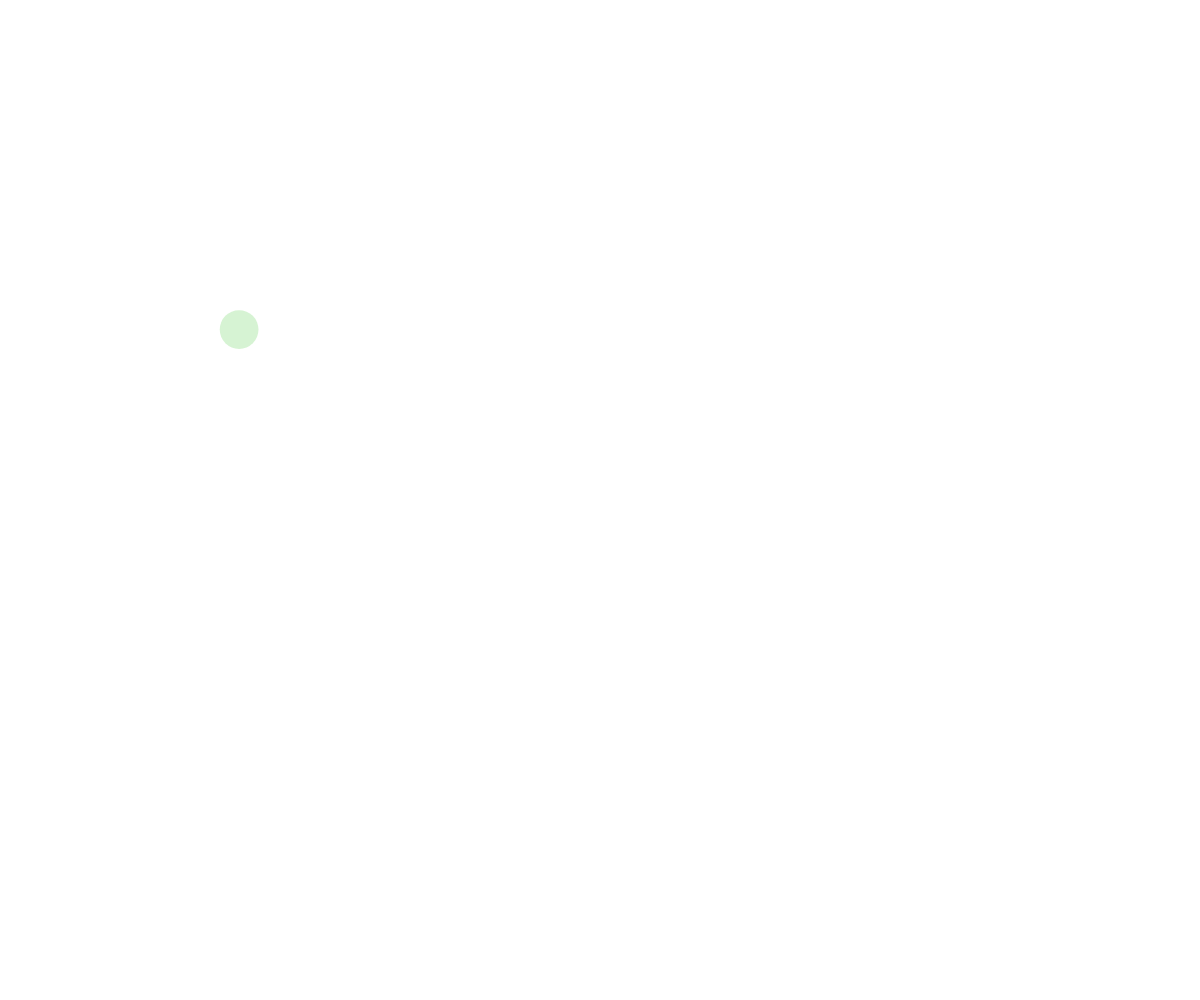
Frame 1 (no input)
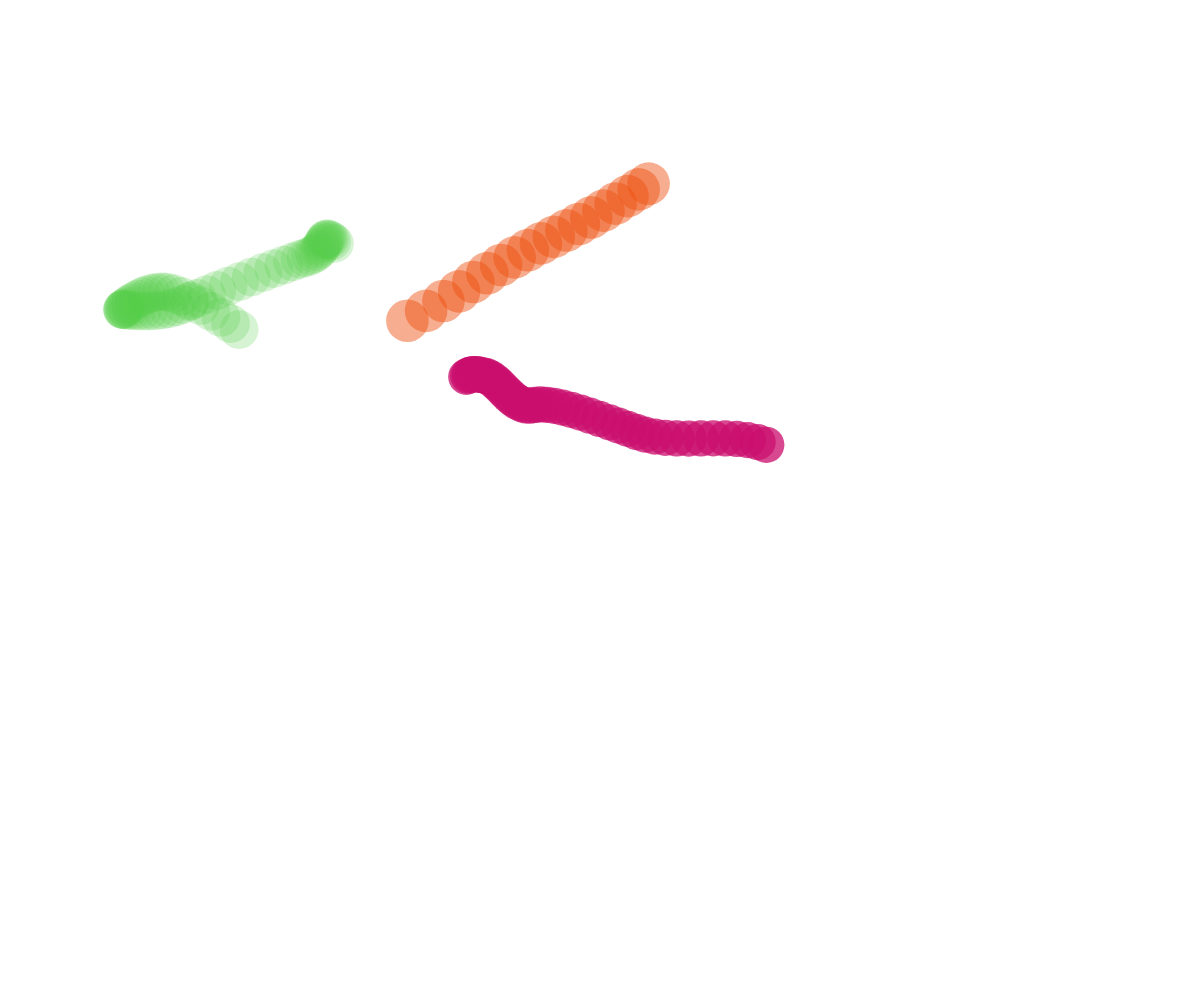
Frame 60 (no input)
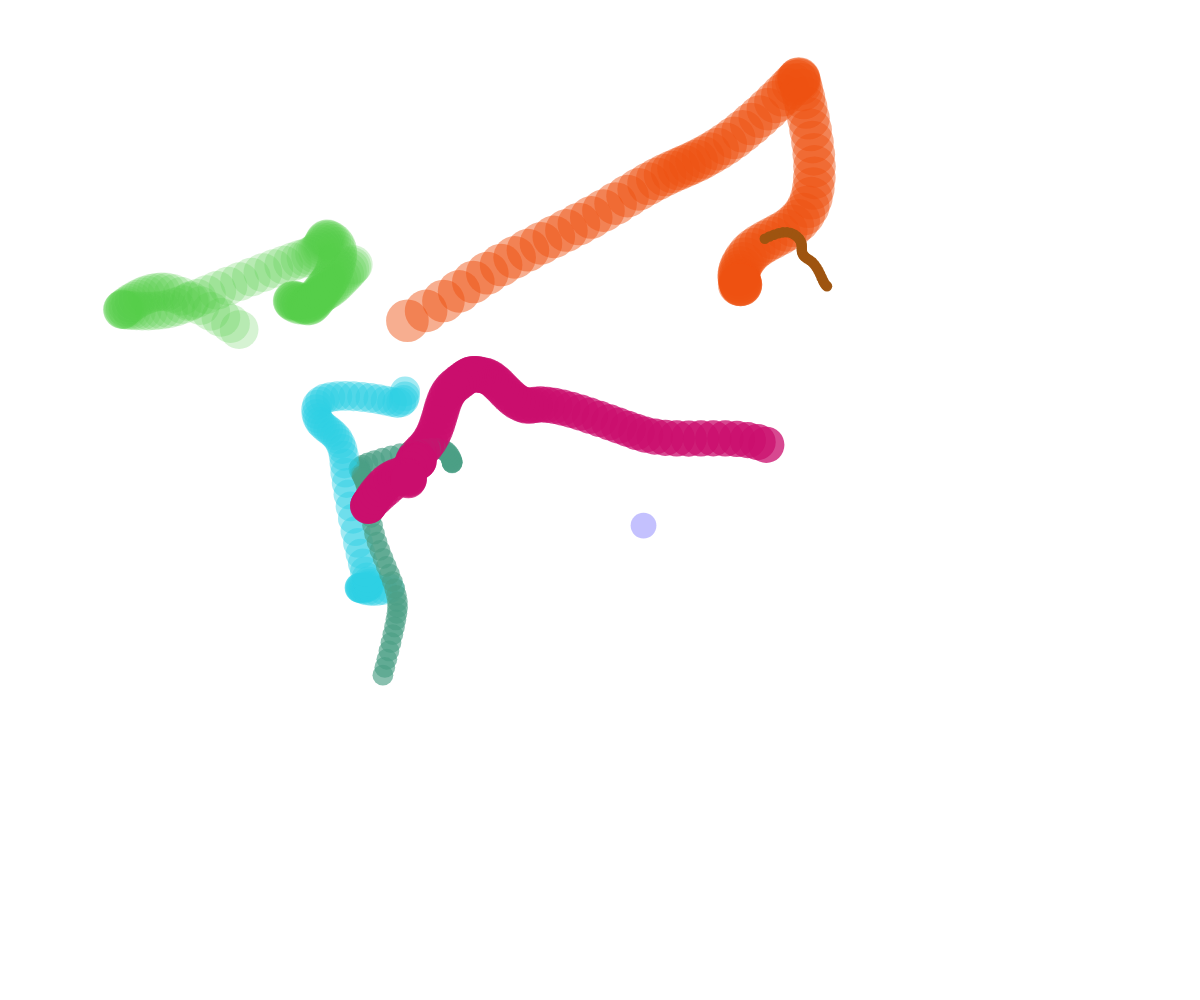
Frame 120 (the mouse pressed at the canvas centre since frame 60)

The p5.js sketch that drew these frames (run headless with seeded random() and noise() and a simulated clock; from frame 60 on, the mouse is pressed at the canvas centre):

// p5.js sketch
// ── sketch.js
// Perlin and Timing

let theBubbles = [];

function setup() {
  createCanvas(windowWidth, windowHeight);
  spawnBubble();
  noStroke();
  window.setInterval(spawnBubble, 500);
}

function draw() {
  for (let bubble of theBubbles) {
    //move
    bubble.x = noise(bubble.time) * width;
    bubble.y = noise(bubble.time + 300) * height;
    //display
    fill(bubble.color);
    circle(bubble.x, bubble.y, bubble.size);
    bubble.time += 0.01;
  }
}

function mousePressed() {
  spawnBubble();
}

function spawnBubble() {
  let bubble = {
    x: random(width), 
    y: random(height),
    size: random(5, 50),
    color: color(random(255), random(255), random(255), random(255)),
    time: random(1000)
  };
  theBubbles.push(bubble);
}
